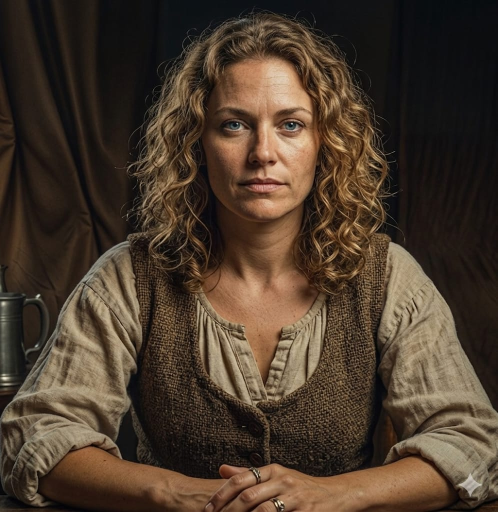
#> input picture uploads/WhatsApp Image 2026-04-08 at 3.40.56 PM.jpeg, 995 x 1024 px (shown at 1/2 size)
$ python -i honey_logic.py   (imports and definitions only)   (older library calls are emulated)
#> lines starting #> are read from the running program, lines starting #| are printed output that depends on the picture
from pathlib import Path
from PIL import Image, ImageFilter, ImageOps, ImageDraw, ImageFont
import random


def generate_honey_image(src_path: str, out_dir: str) -> str:
    """
    Generate a plausible decoy image from the source by applying obfuscations
    so that a wrong key still yields seemingly valid content.
    Returns the saved honey image path.
    """
#> called with out_dir = 'out.png'
    out = Path(out_dir)
    out.mkdir(parents=True, exist_ok=True)
    honey_path = out / "honey_decoy.png"

    try:
        with Image.open(src_path) as img:
#> img is the input picture: PIL image 995x1024 RGB; mean R, G, B 74.2, 58.4, 44.3
            img = img.convert("RGBA")
#> img: PIL image 995x1024 RGBA
            # Randomized obfuscation pipeline
            ops = [
                lambda im: im.filter(ImageFilter.GaussianBlur(radius=random.uniform(1.5, 3.0))),
                lambda im: ImageOps.colorize(ImageOps.grayscale(im), black="#222", white="#ddd").convert("RGBA"),
                lambda im: ImageOps.posterize(im.convert("RGB"), bits=random.choice([2, 3])).convert("RGBA"),
                lambda im: ImageOps.autocontrast(im),
            ]
            random.shuffle(ops)
            honey = img
            for op in ops[:2]:
                honey = op(honey)
#> this loop made 2 passes
#> pass 1, in generate_honey_image, `honey = op(honey)`:
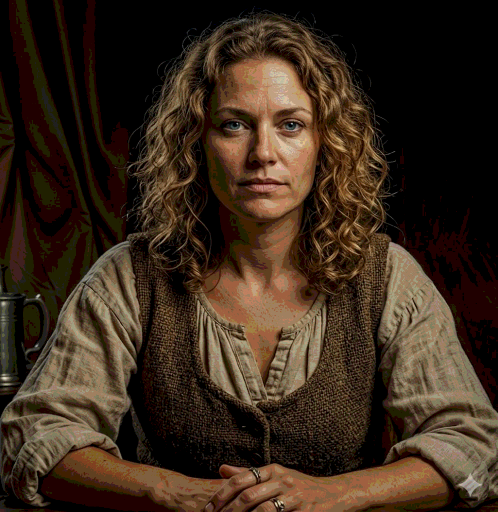
#> honey: PIL image 995x1024 RGBA (shown at 1/2 size); mean R, G, B, A 58.7, 42.2, 28, 255
#> pass 2, in generate_honey_image, `honey = op(honey)`:
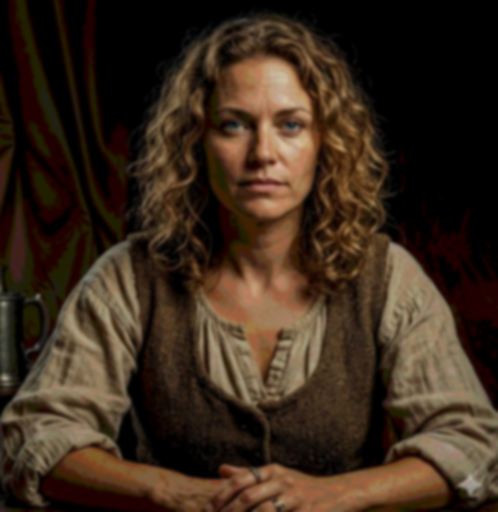
#> honey: PIL image 995x1024 RGBA (shown at 1/2 size); mean R, G, B, A 58.7, 42.2, 28, 255

            # Add faint watermark 'HONEY'
            draw = ImageDraw.Draw(honey)
            w, h = honey.size
#> w = 995; h = 1024
            text = "CASE FILE"
            sub = "ID: " + str(random.randint(100000, 999999))
            try:
                font = ImageFont.truetype("arial.ttf", size=max(16, w // 25))
                font2 = ImageFont.truetype("arial.ttf", size=max(12, w // 30))
            except Exception:
                font = ImageFont.load_default()
                font2 = ImageFont.load_default()
            tw, th = draw.textsize(text, font=font)
#> tw = 196; th = 37
            draw.text(((w - tw) / 2, h * 0.08), text, fill=(255, 0, 0, 90), font=font)
            draw.text((w * 0.05, h * 0.88), sub, fill=(255, 255, 0, 120), font=font2)

            honey.save(honey_path)
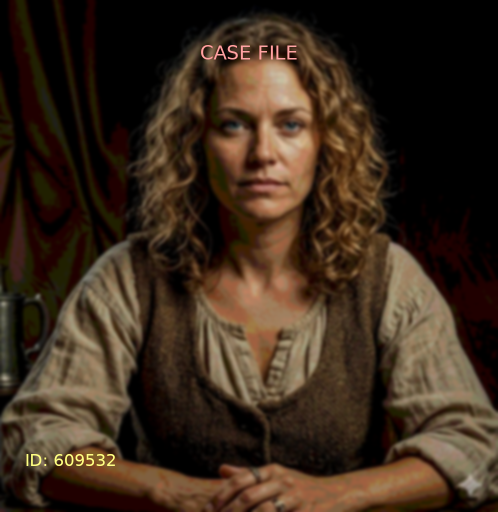
#> saved as honey_decoy.png: PIL image 995x1024 RGBA (shown at 1/2 size); mean R, G, B, A 59.2, 42.4, 27.9, 254.6; transparent parts drawn white
            return str(honey_path)
    except Exception:
        # If anything fails, create a blank decoy
        img = Image.new("RGB", (400, 300), color=(30, 30, 30))
        draw = ImageDraw.Draw(img)
        draw.text((10, 10), "Decoy Data", fill=(200, 200, 200))
        img.save(honey_path)
        return str(honey_path)

>>> result = generate_honey_image('../uploads/WhatsApp Image 2026-04-08 at 3.40.56 PM.jpeg', 'out.png')

$ run again, on uploads/WhatsApp Image 2026-04-08 at 3.40.58 PM.jpeg
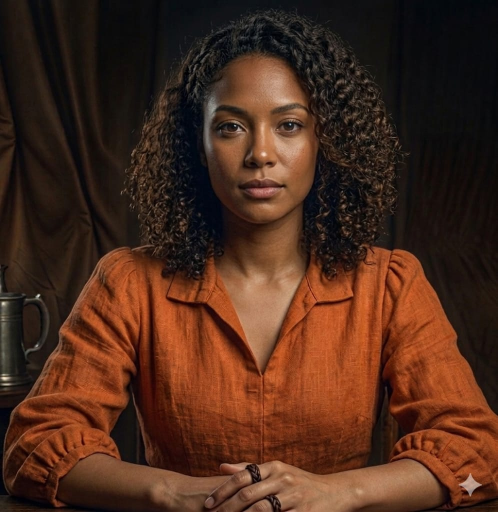
#> input picture uploads/WhatsApp Image 2026-04-08 at 3.40.58 PM.jpeg, 995 x 1024 px (shown at 1/2 size)
#> in generate_honey_image, img is the input picture: PIL image 995x1024 RGB; mean R, G, B 76.1, 42.8, 27.4
#> img: PIL image 995x1024 RGBA
#> the loop in generate_honey_image, `for op in ops[:2]:` made 2 passes
#> pass 1, in generate_honey_image, `honey = op(honey)`:
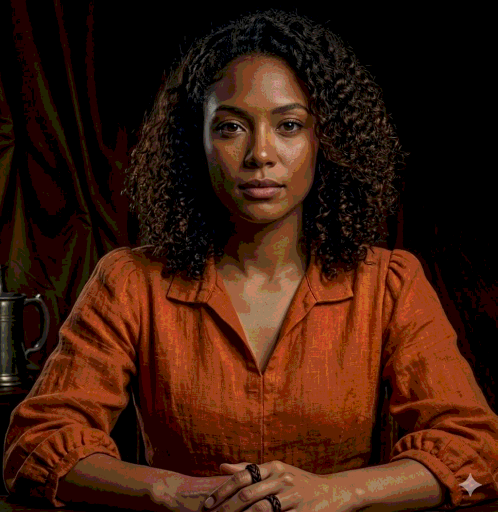
#> honey: PIL image 995x1024 RGBA (shown at 1/2 size); mean R, G, B, A 60.8, 27.2, 12.8, 255
#> tw = 196; th = 37
#> in generate_honey_image, `honey.save(honey_path)`:
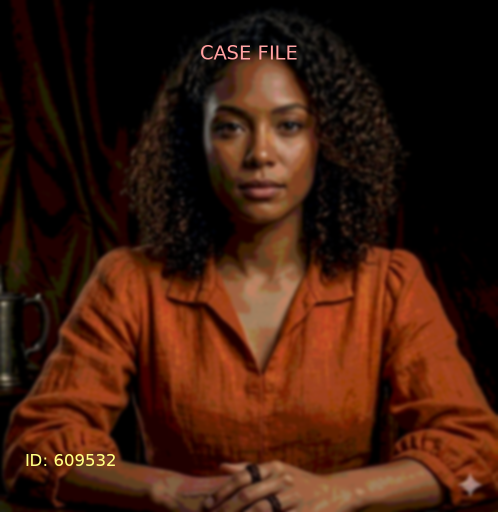
#> saved as honey_decoy.png: PIL image 995x1024 RGBA (shown at 1/2 size); mean R, G, B, A 61.4, 27.4, 12.7, 254.6; transparent parts drawn white
